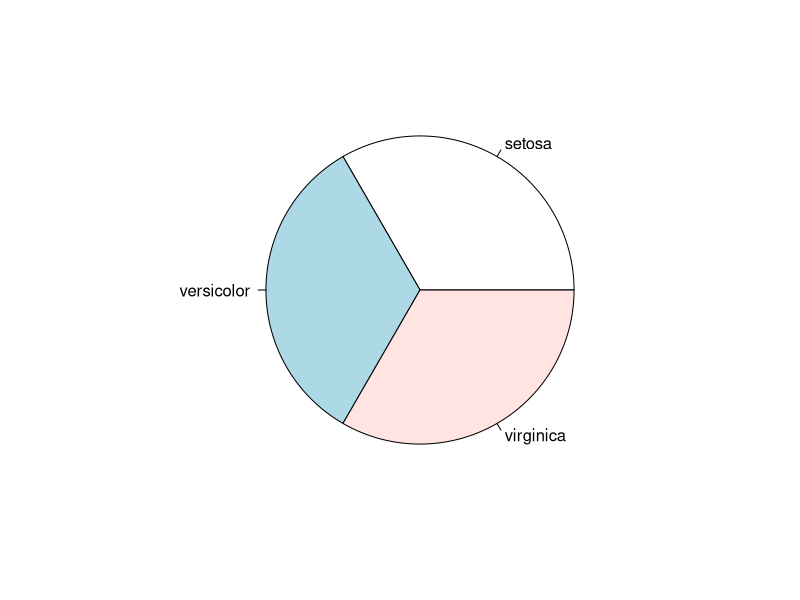
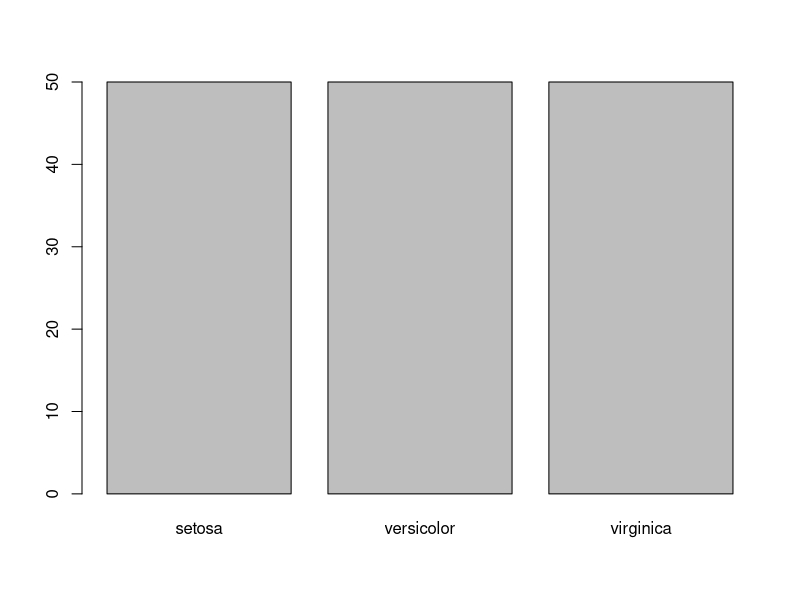
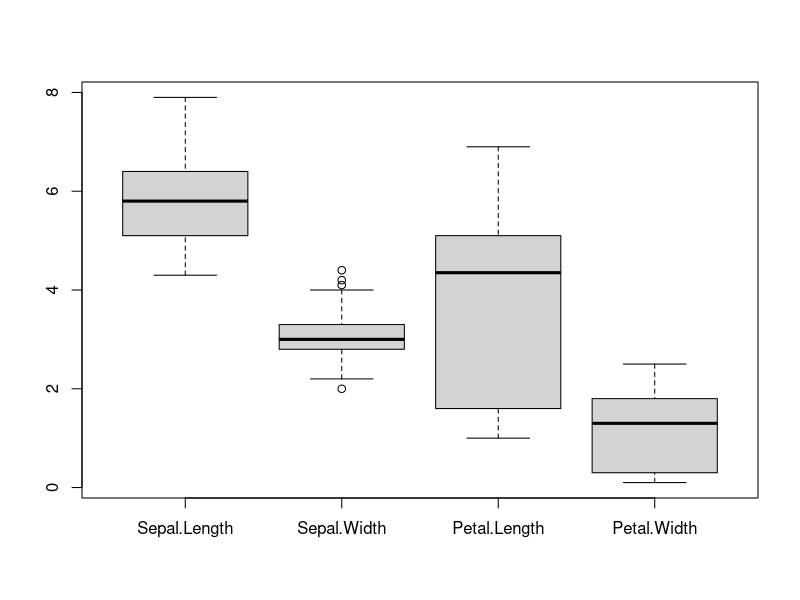
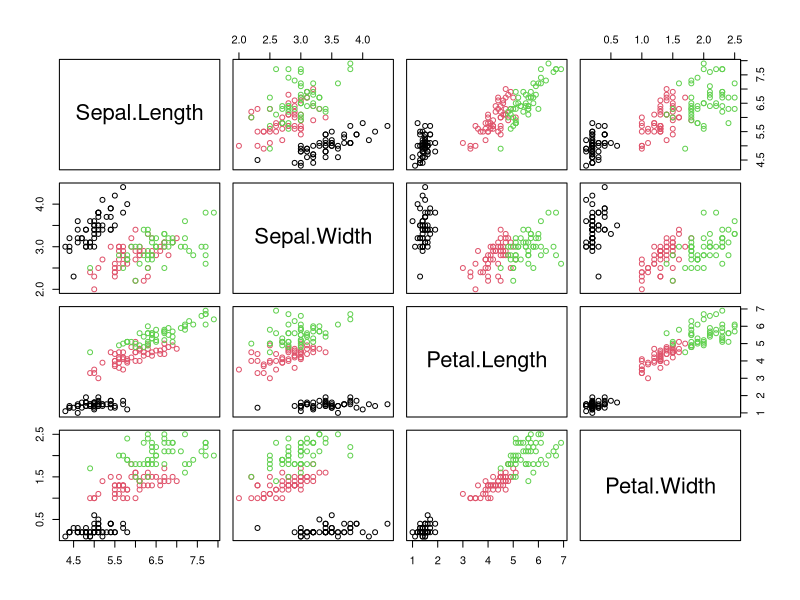

Recreate these plots in R, in order.
summary(iris)
table(iris$Species)
pie(table(iris$Species))
str(iris)
# media de cada atributo de iris
sapply(iris, mean)
barplot(table(iris$Species))
# calcular moda
getmode <- function(v) {
  uniqv <- unique(v)
  uniqv[which.max(tabulate(match(v, uniqv)))]
}
# calcular moda para cada atributo de iris excepto el ultimo
sapply(iris[,1:4], getmode)
View(iris)
aggregate(Petal.Length ~ Species, data=iris, FUN=median)
# media de cada atributo numerico agrupado por variedad:
aggregate(x=iris[,1:4], by=list(iris$Species), FUN=mean)
# standard deviation de cada variable
sapply(iris[,1:4], sd)
# varianza
sapply(iris[,1:4], var)
#range
sapply(iris[,1:4], range)
#boxplot
boxplot(iris[,1:4])
# scatter plot of all attributes in pairs
pairs(iris[,1:4],col=iris$Species)
#